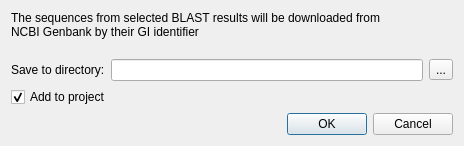
<?xml version="1.0" encoding="UTF-8"?>
<ui version="4.0">
 <class>getSequenceByIdDialog</class>
 <widget class="QDialog" name="getSequenceByIdDialog">
  <property name="geometry">
   <rect>
    <x>0</x>
    <y>0</y>
    <width>464</width>
    <height>184</height>
   </rect>
  </property>
  <property name="windowTitle">
   <string>Get Sequences by ID</string>
  </property>
  <layout class="QVBoxLayout" name="verticalLayout">
   <property name="sizeConstraint">
    <enum>QLayout::SetMinAndMaxSize</enum>
   </property>
   <item>
    <layout class="QGridLayout" name="gridLayout">
     <property name="sizeConstraint">
      <enum>QLayout::SetMinAndMaxSize</enum>
     </property>
     <item row="0" column="0">
      <widget class="QLabel" name="label_2">
       <property name="sizePolicy">
        <sizepolicy hsizetype="Preferred" vsizetype="Fixed">
         <horstretch>0</horstretch>
         <verstretch>0</verstretch>
        </sizepolicy>
       </property>
       <property name="text">
        <string>The sequences from selected BLAST results will be downloaded from
NCBI Genbank by their GI identifier
</string>
       </property>
      </widget>
     </item>
     <item row="1" column="0">
      <layout class="QHBoxLayout" name="horizontalLayout">
       <property name="sizeConstraint">
        <enum>QLayout::SetMinAndMaxSize</enum>
       </property>
       <item>
        <widget class="QLabel" name="label">
         <property name="text">
          <string>Save to directory:</string>
         </property>
        </widget>
       </item>
       <item>
        <widget class="QLineEdit" name="directoryEdit"/>
       </item>
       <item>
        <widget class="QToolButton" name="toolButton">
         <property name="text">
          <string>...</string>
         </property>
        </widget>
       </item>
      </layout>
     </item>
     <item row="2" column="0">
      <widget class="QCheckBox" name="addBox">
       <property name="text">
        <string>Add to project</string>
       </property>
       <property name="checked">
        <bool>true</bool>
       </property>
      </widget>
     </item>
    </layout>
   </item>
   <item>
    <layout class="QHBoxLayout" name="horizontalLayout_2">
     <property name="sizeConstraint">
      <enum>QLayout::SetMinAndMaxSize</enum>
     </property>
     <item>
      <spacer name="horizontalSpacer">
       <property name="orientation">
        <enum>Qt::Horizontal</enum>
       </property>
       <property name="sizeHint" stdset="0">
        <size>
         <width>40</width>
         <height>20</height>
        </size>
       </property>
      </spacer>
     </item>
     <item>
      <widget class="QDialogButtonBox" name="buttonBox">
       <property name="orientation">
        <enum>Qt::Horizontal</enum>
       </property>
       <property name="standardButtons">
        <set>QDialogButtonBox::Cancel|QDialogButtonBox::Ok</set>
       </property>
      </widget>
     </item>
    </layout>
   </item>
  </layout>
 </widget>
 <resources/>
 <connections>
  <connection>
   <sender>buttonBox</sender>
   <signal>accepted()</signal>
   <receiver>getSequenceByIdDialog</receiver>
   <slot>accept()</slot>
   <hints>
    <hint type="sourcelabel">
     <x>248</x>
     <y>254</y>
    </hint>
    <hint type="destinationlabel">
     <x>157</x>
     <y>274</y>
    </hint>
   </hints>
  </connection>
  <connection>
   <sender>buttonBox</sender>
   <signal>rejected()</signal>
   <receiver>getSequenceByIdDialog</receiver>
   <slot>reject()</slot>
   <hints>
    <hint type="sourcelabel">
     <x>316</x>
     <y>260</y>
    </hint>
    <hint type="destinationlabel">
     <x>286</x>
     <y>274</y>
    </hint>
   </hints>
  </connection>
 </connections>
</ui>
